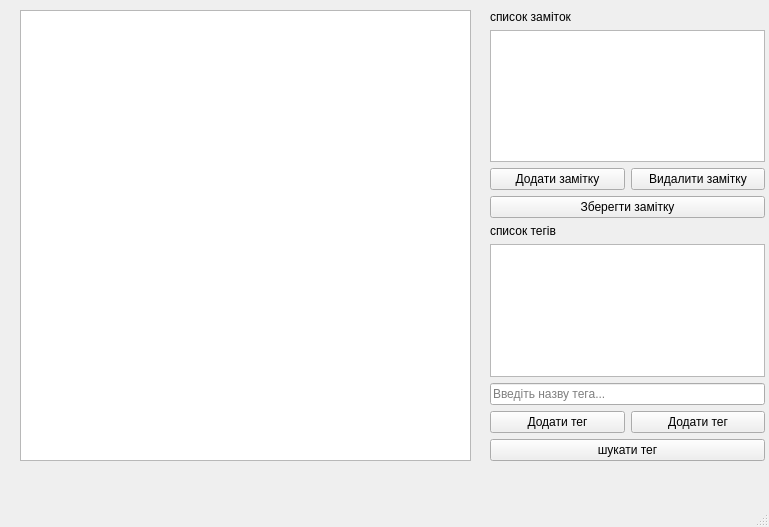
<?xml version="1.0" encoding="UTF-8"?>
<ui version="4.0">
 <class>MainWindow</class>
 <widget class="QMainWindow" name="MainWindow">
  <property name="geometry">
   <rect>
    <x>0</x>
    <y>0</y>
    <width>769</width>
    <height>527</height>
   </rect>
  </property>
  <property name="windowTitle">
   <string>MainWindow</string>
  </property>
  <widget class="QWidget" name="centralwidget">
   <widget class="QWidget" name="verticalLayoutWidget">
    <property name="geometry">
     <rect>
      <x>490</x>
      <y>10</y>
      <width>275</width>
      <height>451</height>
     </rect>
    </property>
    <layout class="QVBoxLayout" name="verticalLayout">
     <item>
      <widget class="QLabel" name="label">
       <property name="text">
        <string>список заміток</string>
       </property>
      </widget>
     </item>
     <item>
      <widget class="QListWidget" name="notes_list"/>
     </item>
     <item>
      <layout class="QHBoxLayout" name="horizontalLayout">
       <item>
        <widget class="QPushButton" name="add_btn">
         <property name="text">
          <string>Додати замітку</string>
         </property>
        </widget>
       </item>
       <item>
        <widget class="QPushButton" name="remove_btn">
         <property name="text">
          <string>Видалити замітку</string>
         </property>
        </widget>
       </item>
      </layout>
     </item>
     <item>
      <widget class="QPushButton" name="pushButton_3">
       <property name="text">
        <string>Зберегти замітку</string>
       </property>
      </widget>
     </item>
     <item>
      <widget class="QLabel" name="label_2">
       <property name="text">
        <string>список тегів</string>
       </property>
      </widget>
     </item>
     <item>
      <widget class="QListWidget" name="listWidget"/>
     </item>
     <item>
      <widget class="QLineEdit" name="taq_edit">
       <property name="placeholderText">
        <string>Введіть назву тега...</string>
       </property>
      </widget>
     </item>
     <item>
      <layout class="QHBoxLayout" name="horizontalLayout_2">
       <item>
        <widget class="QPushButton" name="add_teg_btn">
         <property name="text">
          <string>Додати тег</string>
         </property>
        </widget>
       </item>
       <item>
        <widget class="QPushButton" name="del_teg_btn">
         <property name="text">
          <string>Додати тег</string>
         </property>
        </widget>
       </item>
      </layout>
     </item>
     <item>
      <widget class="QPushButton" name="search_btn">
       <property name="text">
        <string>шукати тег</string>
       </property>
      </widget>
     </item>
    </layout>
   </widget>
   <widget class="QTextEdit" name="textEdit_2">
    <property name="geometry">
     <rect>
      <x>20</x>
      <y>10</y>
      <width>451</width>
      <height>451</height>
     </rect>
    </property>
   </widget>
  </widget>
  <widget class="QMenuBar" name="menubar">
   <property name="geometry">
    <rect>
     <x>0</x>
     <y>0</y>
     <width>769</width>
     <height>21</height>
    </rect>
   </property>
  </widget>
  <widget class="QStatusBar" name="statusbar"/>
 </widget>
 <resources/>
 <connections/>
</ui>
